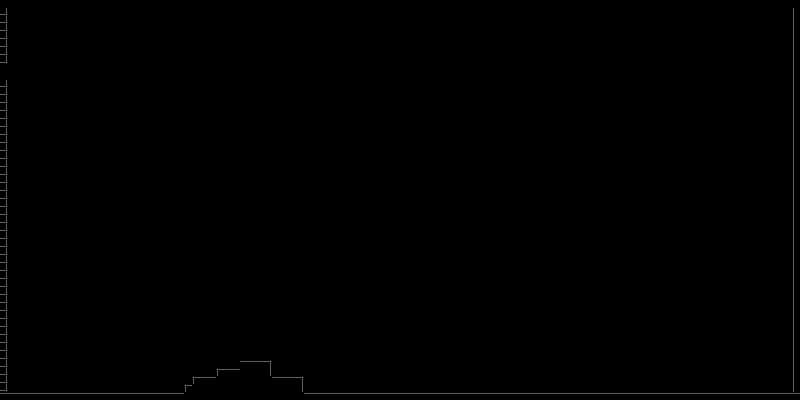

A level layout from a 2D game, rendered from its tile map. Below: a short description, then the map file with tile-grid data replaced by summaries:
An orthogonal 100x50 tile map with 8x8 px tiles, 1 tile layer (room1), 1 hidden layer not drawn and 15 objects (8x coin, 2x door, 2x spawn).

<map version="1.0" orientation="orthogonal" width="100" height="50" tilewidth="8" tileheight="8">
 <tileset firstgid="1" name="autotiles" tilewidth="8" tileheight="8">
  <image source="autotiles.png" trans="#00ff0a" />
 </tileset>
 <layer name="main" width="100" height="50" visible="0" opacity="0.75">
  <properties>
   <property name="bgFar" value="FG2" />
   <property name="bgNear" value="FG1" />
  </properties>
  <data>[5000 cells, 217 non-empty, 4 distinct tile ids]</data>
 </layer>
 <layer name="room1" width="100" height="50">
  <properties>
   <property name="bgFar" value="SkyImage" />
   <property name="bgNear" value="HollywoodImage" />
  </properties>
  <data>[5000 cells, 647 non-empty, 7 distinct tile ids]</data>
 </layer>
 <objectgroup name="main_doors" width="100" height="50">
  <object name="main_door1" type="door" x="159" y="388">
   <properties>
    <property name="destination" value="room1" />
    <property name="spawn" value="spawn1" />
   </properties>
  </object>
 </objectgroup>
 <objectgroup name="room1_doors" width="100" height="50">
  <object name="door2" type="door" x="202" y="58" width="9" height="9">
   <properties>
    <property name="destination" value="main" />
    <property name="spawn" value="spawn1" />
   </properties>
  </object>
 </objectgroup>
 <objectgroup name="main_pickups" width="100" height="50" visible="0">
  <object name="" x="370" y="362" />
  <object name="" x="440" y="354" />
  <object name="" x="511" y="351" />
  <object name="" type="coin" x="282" y="362" />
  <object name="" type="coin" x="249" y="340" />
 </objectgroup>
 <objectgroup name="room1_pickups" width="100" height="50">
  <object name="" type="coin" x="517" y="375" width="11" height="12" />
  <object name="" type="coin" x="580" y="376" width="12" height="11" />
  <object name="" type="coin" x="461" y="374" width="12" height="13" />
  <object name="" type="coin" x="649" y="377" width="11" height="10" />
  <object name="" type="coin" x="707" y="377" width="9" height="10" />
  <object name="" type="coin" x="413" y="374" width="12" height="14" />
 </objectgroup>
 <objectgroup color="#a40405" name="main_spawns" width="100" height="50">
  <object name="spawn1" type="spawn" x="420" y="58" />
 </objectgroup>
 <objectgroup name="room1_spawns" width="100" height="50">
  <object name="spawn1" type="spawn" x="87" y="294" />
 </objectgroup>
</map>
